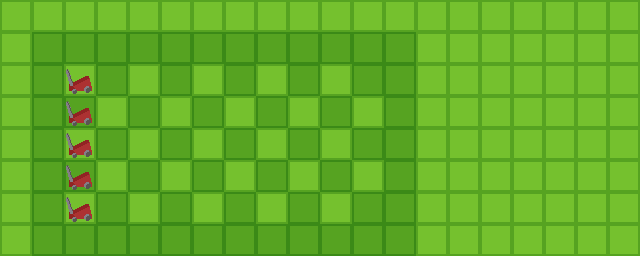

Tiled map render using the project's own tile images. Description and the whole map definition, tile-layer contents included, below:
An orthogonal 20x8 tile map with 32x32 px tiles, 3 tile layers (Plants, Umland, Rasenmäher).

<map version="1.10" tiledversion="1.11.2" orientation="orthogonal" renderorder="right-down" width="20" height="8" tilewidth="32" tileheight="32" infinite="0" nextlayerid="7" nextobjectid="12">
 <tileset firstgid="1" source="../tiles/tiles.tsx" />
 <group id="5" name="Spielfeld">
  <layer id="1" name="Plants" width="20" height="8">
   <data encoding="csv">
0,0,0,0,0,0,0,0,0,0,0,0,0,0,0,0,0,0,0,0,
0,0,0,0,0,0,0,0,0,0,0,0,0,0,0,0,0,0,0,0,
0,0,0,2,3,2,3,2,3,2,3,2,0,0,0,0,0,0,0,0,
0,0,0,3,2,3,2,3,2,3,2,3,0,0,0,0,0,0,0,0,
0,0,0,2,3,2,3,2,3,2,3,2,0,0,0,0,0,0,0,0,
0,0,0,3,2,3,2,3,2,3,2,3,0,0,0,0,0,0,0,0,
0,0,0,2,3,2,3,2,3,2,3,2,0,0,0,0,0,0,0,0,
0,0,0,0,0,0,0,0,0,0,0,0,0,0,0,0,0,0,0,0
</data>
  </layer>
  <layer id="6" name="Umland" width="20" height="8">
   <data encoding="csv">
3,3,3,3,3,3,3,3,3,3,3,3,3,3,3,3,3,3,3,3,
3,2,2,2,2,2,2,2,2,2,2,2,2,3,3,3,3,3,3,3,
3,2,3,0,0,0,0,0,0,0,0,0,2,3,3,3,3,3,3,3,
3,2,2,0,0,0,0,0,0,0,0,0,2,3,3,3,3,3,3,3,
3,2,3,0,0,0,0,0,0,0,0,0,2,3,3,3,3,3,3,3,
3,2,2,0,0,0,0,0,0,0,0,0,2,3,3,3,3,3,3,3,
3,2,3,0,0,0,0,0,0,0,0,0,2,3,3,3,3,3,3,3,
3,2,2,2,2,2,2,2,2,2,2,2,2,3,3,3,3,3,3,3
</data>
  </layer>
  <layer id="4" name="Rasenmäher" width="20" height="8">
   <data encoding="csv">
0,0,0,0,0,0,0,0,0,0,0,0,0,0,0,0,0,0,0,0,
0,0,0,0,0,0,0,0,0,0,0,0,0,0,0,0,0,0,0,0,
0,0,4,0,0,0,0,0,0,0,0,0,0,0,0,0,0,0,0,0,
0,0,4,0,0,0,0,0,0,0,0,0,0,0,0,0,0,0,0,0,
0,0,4,0,0,0,0,0,0,0,0,0,0,0,0,0,0,0,0,0,
0,0,4,0,0,0,0,0,0,0,0,0,0,0,0,0,0,0,0,0,
0,0,4,0,0,0,0,0,0,0,0,0,0,0,0,0,0,0,0,0,
0,0,0,0,0,0,0,0,0,0,0,0,0,0,0,0,0,0,0,0
</data>
  </layer>
 </group>
</map>